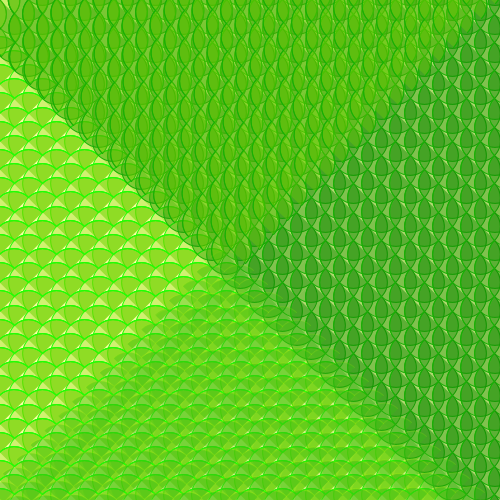
Frame 1 (no input)
Frame 60 (the mouse pressed at the canvas centre just before this capture): identical to frame 1, image omitted
Frame 120 (the mouse held since frame 60 and released just before this capture): identical to frame 1, image omitted

The Processing sketch that drew this single still picture (run headless with seeded random() and noise(); from frame 60 on, the mouse is pressed at the canvas centre):

// Processing sketch: processing_82937
// ── processing_82937.pde

void setup()
{size(500,500);

}

void draw()
{
noStroke();
background(#FDFFA5);


fill(#6ED100,80);
rotate(PI/4);
for (int i = 40; i <700; i = i + 20)
for (int j=-700; j<900; j=j+20){
stroke(#1FFF03);
arc(j,i,40,40,PI,PI/2+PI);
arc(j,i+20,40,40,PI,PI/2+PI);
arc(j+20,i,40,40,PI,PI/2+PI);
arc(j+20,i,40,40,PI/2,PI);
}

//3e ligne
//forme 2 en haut à gauche
fill(#108901,80);
rotate(-PI/2);
stroke(#17AF04);
for (int i=20; i <800; i = i + 20)
for (int j=0; j<1000; j=j+20)
{arc(j-20,i,40,40,PI,PI/2+PI);
arc(j-20,i,40,40,PI/2,PI);
arc(j,i,40,40,PI,PI/2+PI);
arc(j-20,i,40,40,0,PI/2);}

//3e ligne
//forme 2 en haut à gauche
fill(#6ED100,50);
rotate(-PI/150);
for (int i=0; i <360; i = i + 20)
for (int j=0; j<2000; j=j+20)
{arc(j-20,i,40,40,PI,PI/2+PI);
arc(j-40,i,40,40,0,PI/2);
arc(j-20,i,40,40,PI,PI/2+PI);
arc(j-20,i,40,40,0,PI/2);}

stroke(#BEFF00,20);
fill(#39BF11,50);
rotate(PI/2);
for (int i = 40; i <600; i = i + 20) 
for (int j=350; j<800; j=j+20)
{arc(j,i,40,40,PI,PI/2+PI);
arc(j,i+20,40,40,PI,PI/2+PI);
arc(j+20,i,40,40,PI,PI/2+PI);
arc(j+20,i,40,40,PI/2,PI);
}
}
